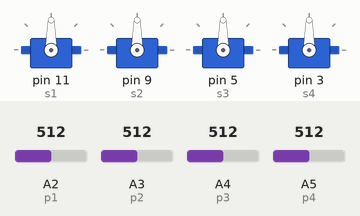
Bench run of a sketch on a simulated Arduino Uno, built with avr-gcc and run on an emulated ATmega328P. Parts: 4 × servo. The inputs (shaded band) are chosen by the test bench; at power-on: A2 (p1) = 512, A3 (p2) = 512, A4 (p3) = 512, A5 (p4) = 512. What the sketch prints to the serial monitor is not drawn.

Above: at 1.2 s.
1.3 s: A2 (p1) set to 716
At 1.9 s:
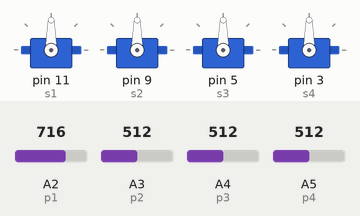
4.3 s: A3 (p2) set to 306
At 5.7 s:
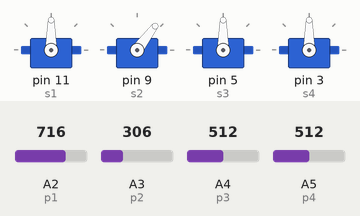
7.3 s: A4 (p3) set to 992
At 8.8 s:
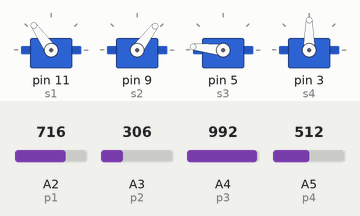
10.3 s: A5 (p4) set to 30
13.3 s: A3 (p2) set to 30
At 13.9 s:
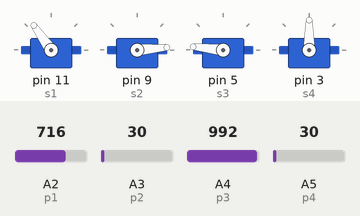
16.3 s: A4 (p3) set to 30
At 17.1 s:
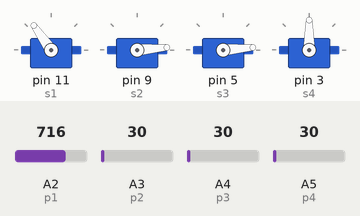
Timing chart, 0 to 20.3 s (numbered marks = the images above; inputs shaded):
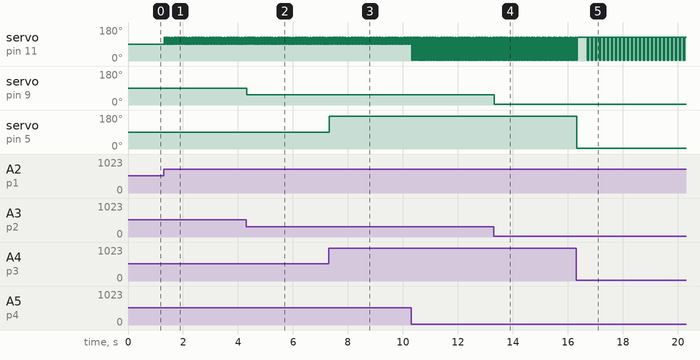

Measured:
- after the input at 1.3 s, servo on pin 11 (s1): alternates 125° for 0.02 s and 90° for 0.03 s, starting at once
- after the input at 4.3 s, servo on pin 9 (s2): 90° → 53° at once
- after the input at 7.3 s, servo on pin 11 (s1): alternates 125° for 0.03 s and 90° for 0.02 s, starting after 0.06 s; servo on pin 5 (s3): 90° → 174° at once
- after the input at 13.3 s, servo on pin 9 (s2): 53° → 5° at once
- after the input at 16.3 s, servo on pin 5 (s3): 174° → 5° at once

The sketch:

braco_robotico.ino
```cpp
#include <Servo.h>

Servo s1, s2, s3, s4;
int p1 = A2, p2 =A3, p3 =A4, p4 = A5;
int v1 = 0, v2 = 0, v3 = 0, v4 = 0;

void setup() {
  Serial.begin(9600);
  s1.attach(11);
  s2.attach(9);
  s3.attach(5);
  s4.attach(3);
}

void loop() {
  v1 = analogRead(p1);
  v1 = map(v1, 0, 1023, 0, 180);
  Serial.println(v1);
  s1.write(v1);

  v2 = analogRead(p2);
  v2 = map(v2, 0, 1023, 0, 180);
  Serial.println(v2);
  s2.write(v2);

  v3 = analogRead(p3);
  v3 = map(v3, 0, 1023, 0, 180);
  Serial.println(v3);
  s3.write(v3);

  v4 = analogRead(p4);
  v4 = map(v4, 0, 1023, 0, 180);
  Serial.println(v4);
  s1.write(v4);
  delay(1);
}
```
